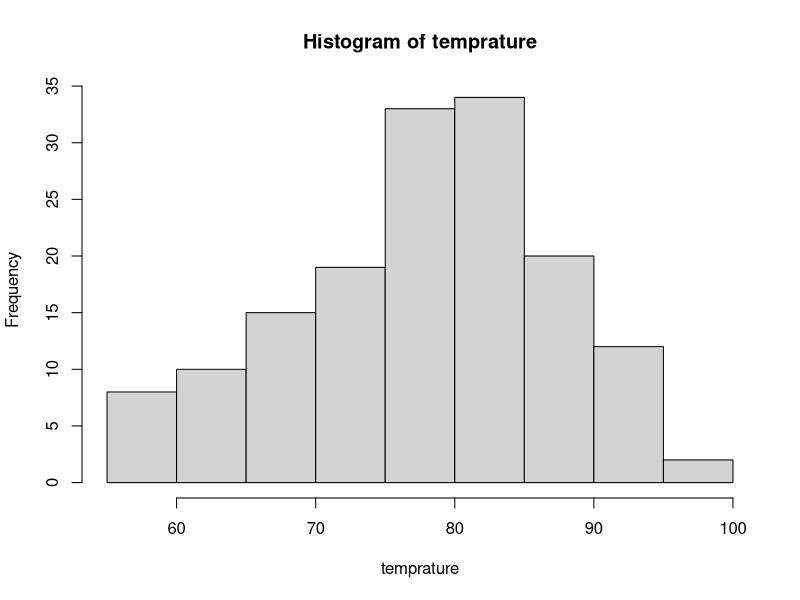
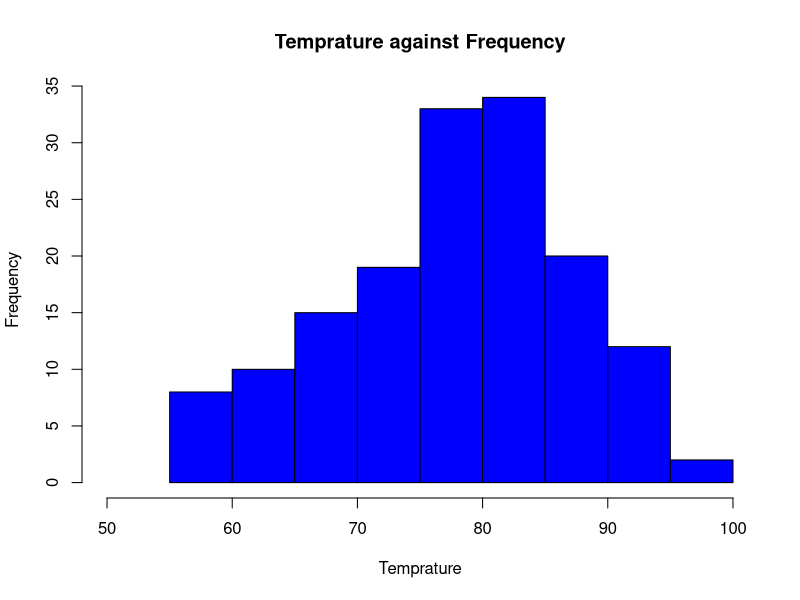
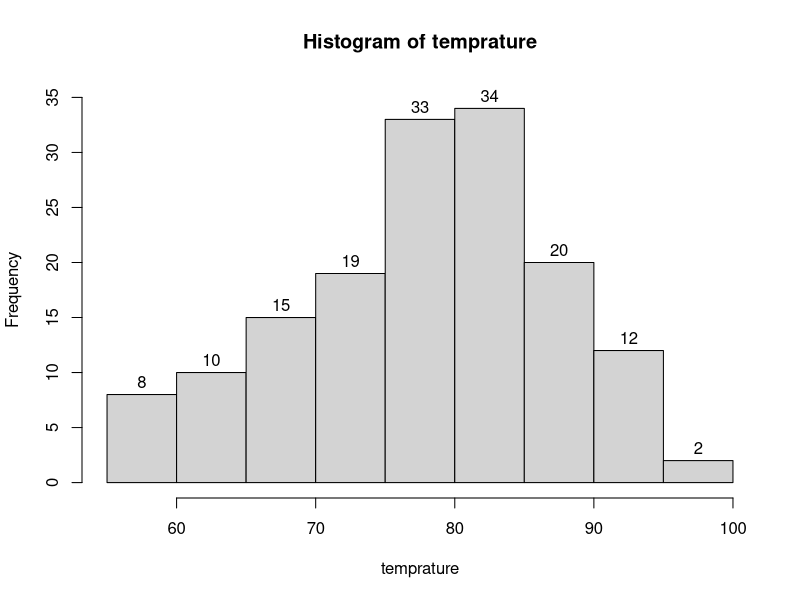
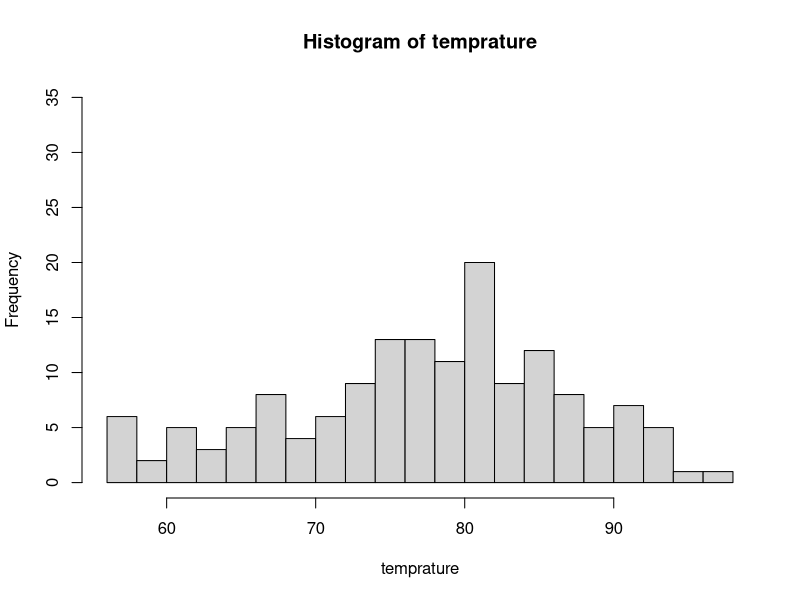
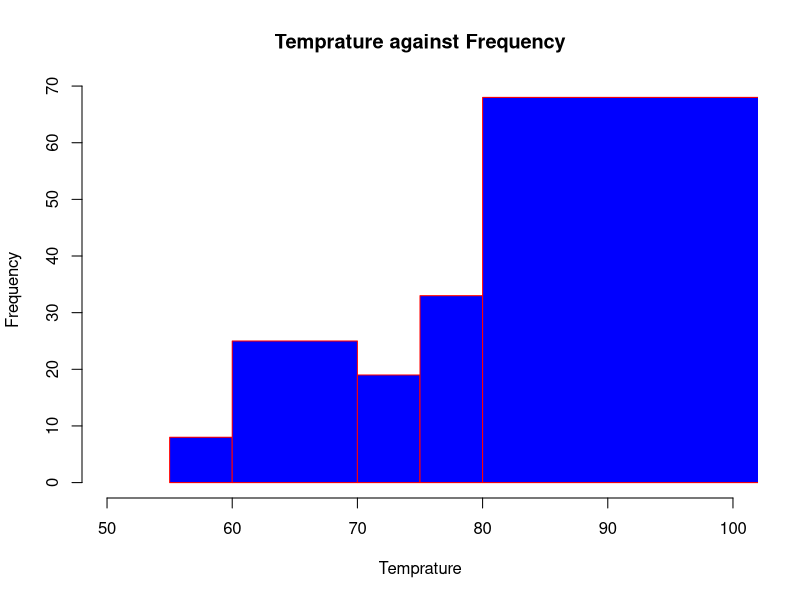

Generate these figures, in order, with R:
library(tidyverse)
temprature = airquality$Temp
temprature
hist(temprature)


hist(temprature, 
     main='Temprature against Frequency',
     xlab = 'Temprature',
     ylab='Frequency',
     col = c('blue'),
     xlim = c(50,100),
     freq = T
     )


h = hist(temprature, ylim=c(0,35))
text(h$mids, h$counts, labels=h$counts, adj=c(0.5, -0.5))

hist(temprature, ylim=c(0,35), breaks=20)

hist(temprature, 
     main='Temprature against Frequency',
     xlab = 'Temprature',
     ylab='Frequency',
     col = c('blue'),
     border='red',
     xlim = c(50,100),
     freq = TRUE,
     breaks=c(55,60,70,75,80,300)
     )

